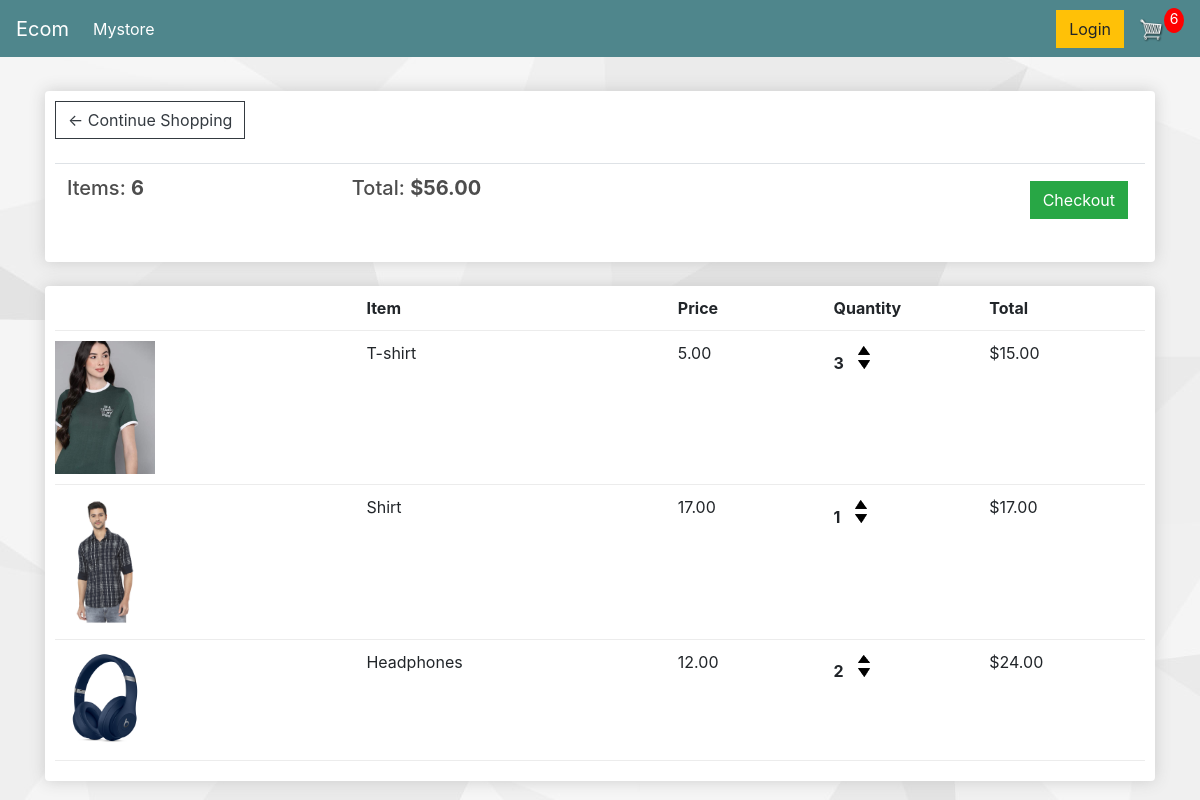
The app's page /cart/ (signed in) with its own data.
### Mystore/models.py (models this page shows, shortened)
class Order(models.Model):
    Customer = models.ForeignKey(Customer, on_delete=models.SET_NULL, blank=True, null=True)
    date_orderd = models.DateTimeField(auto_now_add=True)
    Complete = models.BooleanField(default=False, null=True, blank=False)
    transaction_id = models.CharField(max_length=200, null=True)
    @property
    def get_cart_total(self):
        orderitems = self.orderitem_set.all()
        total = sum(item.get_total for item in orderitems)
        return total
    @property
    def get_cart_items(self):
        orderitems = self.orderitem_set.all()
        total = sum(item.quantity for item in orderitems)
        return total

class OrderItem(models.Model):
    product  = models.ForeignKey(Product, on_delete=models.SET_NULL, blank=True, null=True)
    Order = models.ForeignKey(Order, on_delete=models.SET_NULL, blank=True, null=True)
    quantity = models.IntegerField(default=0, null=True, blank=True)
    data_added = models.DateTimeField(auto_now_add=True)
    @property
    def get_total(self):
        total = self.product.price * self.quantity
        return total

class Product(models.Model):
    name = models.CharField(max_length=200, null=True)
    price = models.DecimalField(max_digits=7, decimal_places=2)
    digital= models.BooleanField(default=False, null=True, blank=False)
    image = models.ImageField(null=True, blank=True)
    @property
    def imageURL(self):
        try:
            url = self.image.url
        except:
            url= ''
        return url

### Mystore/views.py (the view)
# urls.py: path('cart/',views.cart, name="cart"),
def cart(request):
    data = cartData(request)
    cartItems = data['cartItems']
    order = data['order']
    items = data['items']
    context ={'items' : items, 'order' : order,'cartItems' : cartItems}
    return render(request, 'Mystore/cart.html',context)

### Mystore/utils.py (called while the page is built)
def cartData(request):
    if request.user.is_authenticated:
        customer = request.user.customer
        order, created = Order.objects.get_or_create(Customer =customer, Complete =False)
        items = order.orderitem_set.all()
        cartItems = order.get_cart_items
    else:
        cookieData = cookieCart(request)
        cartItems = cookieData['cartItems']
        order = cookieData['order']
        items =cookieData['items']
    return {'cartItems':cartItems, 'order': order, 'items':items}

### Mystore/templates/Mystore/cart.html
{% extends 'Mystore/main.html' %}
{% load static %}
{% block content %}
    <div class="row">
        <div class="col-lg-12">
            <div class="box-element">
                <a class="btn btn-outline-dark" href="{% url 'Mystore' %}" >&#x2190; Continue Shopping</a>
                <br>
                <br>
                <table class="table">
                    <tr>
                        <th> <h5>Items: <strong>{{order.get_cart_items}}</strong></h5></th>
                        <th> <h5>Total: <strong>${{order.get_cart_total|floatformat:2}}</strong></h5></th>
                        <th>
                            <a style= "float: right; margin: 5px" class="btn btn-success" href="{% url 'checkout' %}" >Checkout</a>
                        </th>
                    </tr>
                </table>
            </div>
            <br>
            <div class="box-element">
                <div class="cart-row">
                    <div style="flex:2"></div>
                    <div style="flex:2"><strong>Item</strong></div>
                    <div style="flex:1"><strong>Price</strong></div>
                    <div style="flex:1"><strong>Quantity</strong></div>
                    <div style="flex:1"><strong>Total</strong></div>
                </div>
                {% for item in items %}
                <div class="cart-row">
                    <div style="flex:2"><img class="row-image" src="{{item.product.imageURL}}"></div>
                    <div style="flex:2">{{item.product.name}}</div>
                    <div style="flex:1">{{item.product.price|floatformat:2}}</div>
                    <div style="flex:1">
                        <p class="quantity">{{item.quantity}}</p>
                        <div class="quantity">
							<img data-product={{item.product.id}} data-action ="add" class="chg-quantity update-cart" src="{% static  'images/arrow-up.png' %}">
							<img data-product={{item.product.id}} data-action ="remove" class="chg-quantity update-cart" src="{% static  'images/arrow-down.png' %}">
						</div>
                    </div>
                    <div style="flex:1">${{item.get_total}}</div>
                </div>
                {% endfor %}
            </div>
        </div>
    </div>
{% endblock content %}

### Mystore/templates/Mystore/main.html (shortened to what this page needs)
<!DOCTYPE html>
{% load static %}
<html>
    <head>
           <link rel="stylesheet" href="https://cdn.jsdelivr.net/npm/bootstrap@4.0.0/dist/css/bootstrap.min.css">
           <link rel="stylesheet" type="text/css" href="{% static 'css/main.css' %}">
     </head>
     <body>
        <nav class="navbar navbar-expand-lg navbar-dark bg-dark">
            <a class="navbar-brand" href="{% url 'Mystore' %}">Ecom</a>
            <div class="collapse navbar-collapse" id="navbarSupportedContent">
              <ul class="navbar-nav mr-auto">
                <li class="nav-item active">
                  <a class="nav-link" href="{% url 'Mystore' %}">Mystore <span class="sr-only">(current)</span></a>
                </li>
              </ul>
              <div class="form-inline my-2 my-lg-0 ">
                <a href="#"class="btn btn-warning">Login</a>
                <a href="{% url 'cart' %}">
                    <img  id="cart-icon" src="{% static 'images/cart.png' %}">
                </a>
                <p id="cart-total">{{cartItems}}</p>
              </div>
            </div>
          </nav>
        <div class="container">
            <br>
            {% block content  %}
            {% endblock content %}
        </div>
      </body>
     </body>
</html>

### static/css/main.css (style rules this page uses)
body { background-color: hsl(0, 0%, 98%); background: url("/static/images/background.jpg"); }
h1,h2,h3,h4,h5,h6 { color:hsl(0, 0%, 30%); }
.box-element { box-shadow:hsl(0, 0%, 80%) 0 0 16px; background-color: #fff; border-radius: 4px; padding: 10px; }
.bg-dark { background-color: #4f868c!important; }
#cart-icon { width:25px; display: inline-block; margin-left: 15px; }
#cart-total { display: block; text-align: center; color:#fff; background-color: red; width: 20px; height: 25px; border-radius: 50%; font-size: 14px; }
.col-lg-4, .col-lg-6, .col-lg-8, .col-lg-12 { margin-top: 10px; }
.btn { border-radius: 0; }
.row-image { width: 100px; }
.cart-row { display: flex; align-items: flex-stretch; padding-bottom: 10px; margin-bottom: 10px; border-bottom: 1px solid #ececec; }
.quantity { display: inline-block; font-weight: 700; padding-right:10px; }
.chg-quantity { width: 12px; cursor: pointer; display: block; margin-top: 5px; transition:.1s; }

### records on screen
Order: get_cart_items "6", get_cart_total "56.00"
OrderItem: product.imageURL (picture), product.name "T-shirt", product.price "5.00", quantity "3", get_total "15.00"
OrderItem: product.imageURL (picture), product.name "Shirt", product.price "17.00", quantity "1", get_total "17.00"
OrderItem: product.imageURL (picture), product.name "Headphones", product.price "12.00", quantity "2", get_total "24.00"

### other values on screen
{{ cartItems }} "6"
